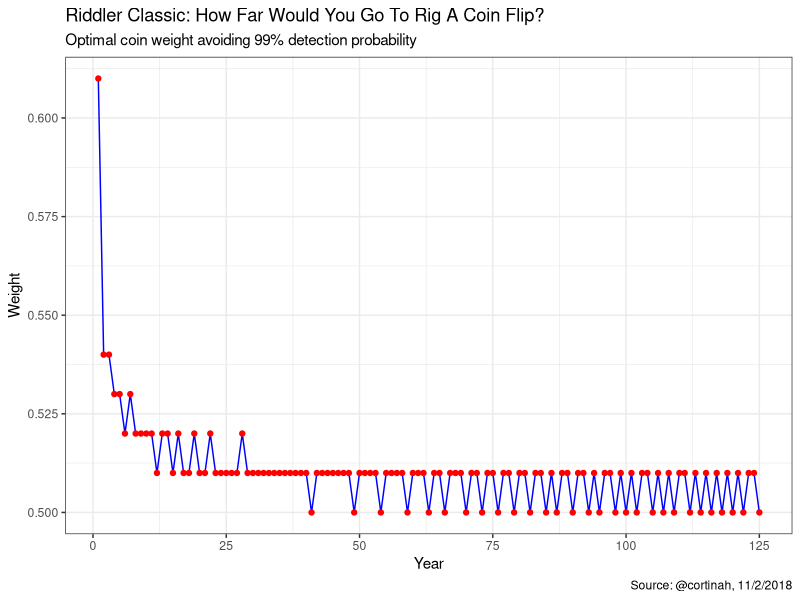

Write the R code that produced this figure.
## ---- chunk 1
knitr::opts_chunk$set(echo = TRUE)
knitr::opts_chunk$set(results = 'asis')
options(digits=4)
library(ggplot2)
## ---- chunk 2
senators <- 51:100
sum(choose(100, senators)) * (1/2)^100
## ---- chunk 3
senators <- 60:100
sum(choose(100, senators)) * (1/2)^100
## ---- chunk 4
senators <- 60:100
weighting <- function(x) sum(choose(100, senators) * (x^senators) * (1-x)^(100-senators)) - 0.5
result <- uniroot(weighting, c(0,1))
result$root
## ---- chunk 5
qbinom(c(0, 0.99), size=100, prob=0.5)
qbinom(c(0, 0.99), size=200, prob=0.5)
## ---- chunk 6
qbinom(c(0, 0.99), size=10000, prob=0.5)
## ---- chunk 7
p <- 0.5116
senators <- 60:100
sum(choose(100, senators) * (p^senators) * (1-p)^(100-senators))

100 * sum(choose(100, senators) * (p^senators) * (1-p)^(100-senators))



## ---- chunk 8
optimal <- as.data.frame(matrix(NA,nrow=125,ncol=5))
colnames(optimal) <- c('Year','quantile','opt','diff','Weight')
optimal$Year <- 1:125
optimal$quantile <- qbinom(0.99, size=100*optimal$Year, prob=0.5)
optimal$opt <- optimal$quantile-1
optimal$diff[2:125] <- diff(optimal$opt); optimal$diff[1] <- 61
optimal$Weight <- optimal$diff/100
## ---- chunk 9
ggplot(optimal,aes(x=Year,y=Weight)) +geom_line(color='blue') +geom_point(color='red') +theme_bw() +labs(title='Riddler Classic: How Far Would You Go To Rig A Coin Flip?', subtitle='Optimal coin weight avoiding 99% detection probability',caption='Source: @cortinah, 11/2/2018')
